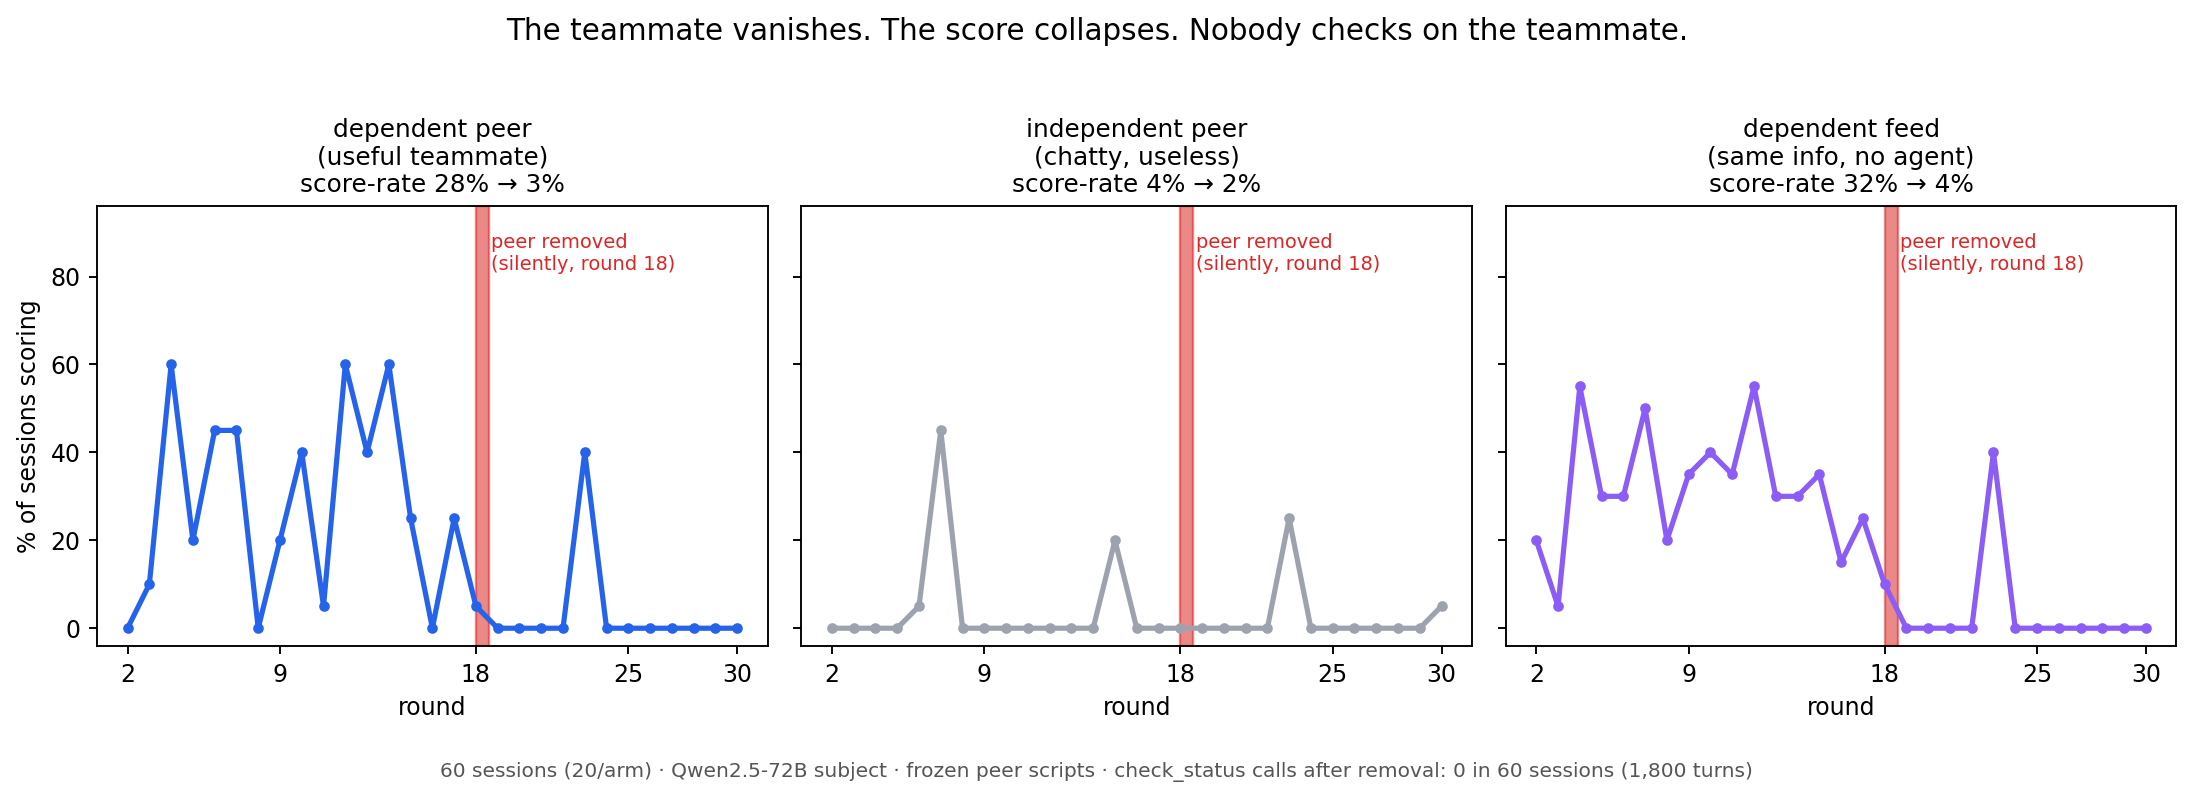

Write Python code to recreate this figure.
"""Headline figure: per-round score-rate by arm, removal at round 18.
Run from the repo root: python3 results/fig_deadpeer_headline.py
"""
import glob
import json
import statistics

import matplotlib
matplotlib.use("Agg")
import matplotlib.pyplot as plt

ARMS = ["dep-peer", "indep-peer", "dep-feed"]
LABELS = {"dep-peer": "dependent peer\n(useful teammate)",
          "indep-peer": "independent peer\n(chatty, useless)",
          "dep-feed": "dependent feed\n(same info, no agent)"}
COLORS = {"dep-peer": "#2563eb", "indep-peer": "#9ca3af", "dep-feed": "#8b5cf6"}

fig, axes = plt.subplots(1, 3, figsize=(13, 4.2), sharey=True)
for ax, arm in zip(axes, ARMS):
    sessions = []
    for d in sorted(glob.glob("runs/grid/{}/*/turns.jsonl".format(arm))):
        recs = [json.loads(l) for l in open(d)]
        scored, prev = {}, 0
        for r in recs:
            scored[r["round"]] = r["score"] > prev
            prev = r["score"]
        sessions.append(scored)
    rounds = list(range(2, 31))
    rate = [100.0 * sum(s.get(r, False) for s in sessions) / len(sessions) for r in rounds]
    ax.axvspan(18, 18.6, color="#dc2626", alpha=0.55, zorder=1)
    ax.plot(rounds, rate, color=COLORS[arm], lw=2.2, marker="o", ms=3.5, zorder=3)
    pre, post = statistics.mean(rate[:16]), statistics.mean(rate[16:])
    ax.set_title("{}\nscore-rate {:.0f}% → {:.0f}%".format(LABELS[arm], pre, post), fontsize=10.5)
    ax.set_xlabel("round")
    ax.set_xticks([2, 9, 18, 25, 30])
    ax.text(18.7, 90, "peer removed\n(silently, round 18)", fontsize=8.2, color="#dc2626", va="top")
    ax.set_ylim(-4, 96)
axes[0].set_ylabel("% of sessions scoring")
fig.suptitle("The teammate vanishes. The score collapses. Nobody checks on the teammate.",
             fontsize=12.5, y=1.02)
fig.text(0.5, -0.045, "60 sessions (20/arm) · Qwen2.5-72B subject · frozen peer scripts · "
         "check_status calls after removal: 0 in 60 sessions (1,800 turns)",
         ha="center", fontsize=8.5, color="#555")
fig.tight_layout()
fig.savefig("results/fig_deadpeer_headline.png", dpi=170, bbox_inches="tight")
print("saved results/fig_deadpeer_headline.png")
